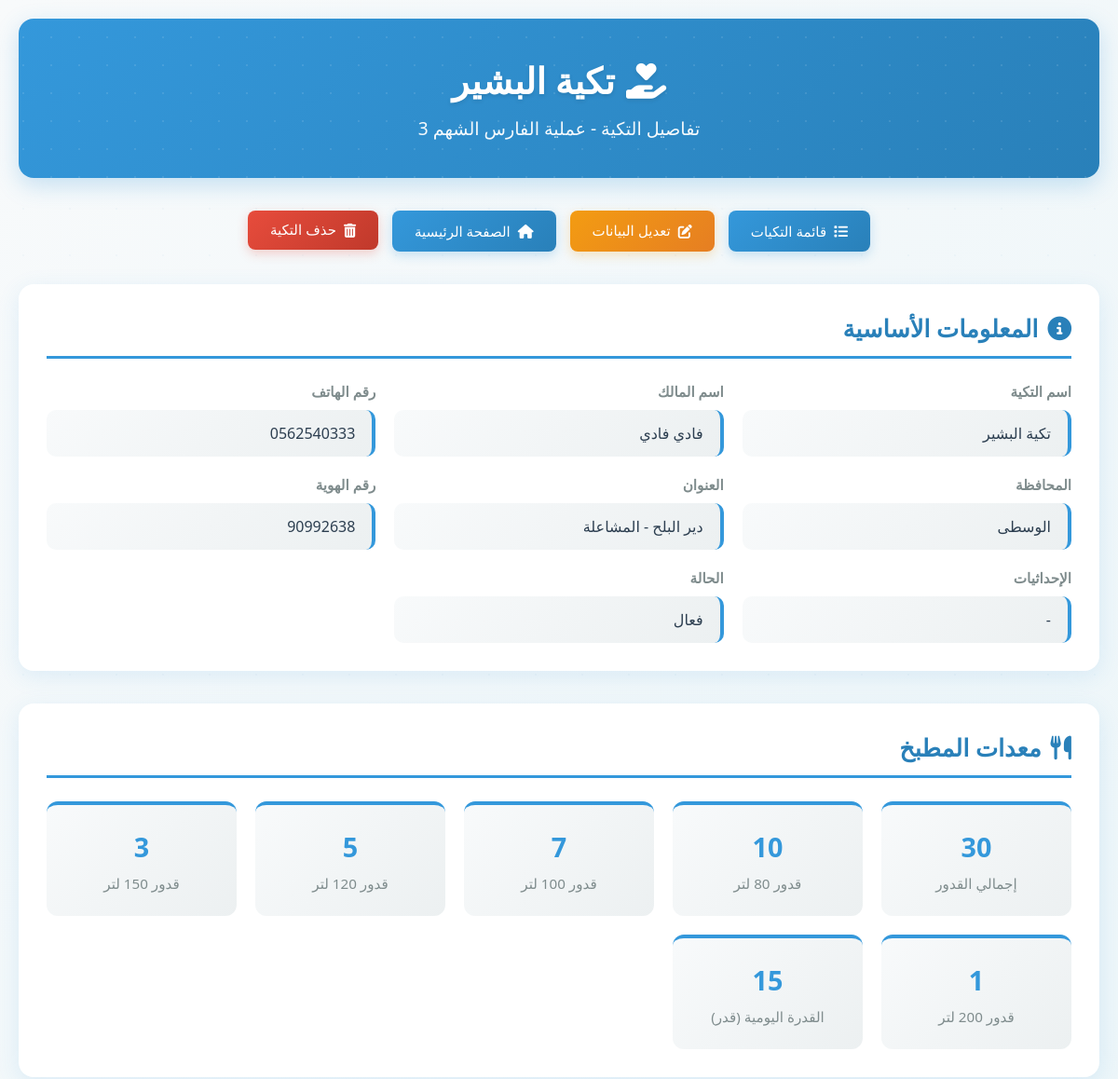
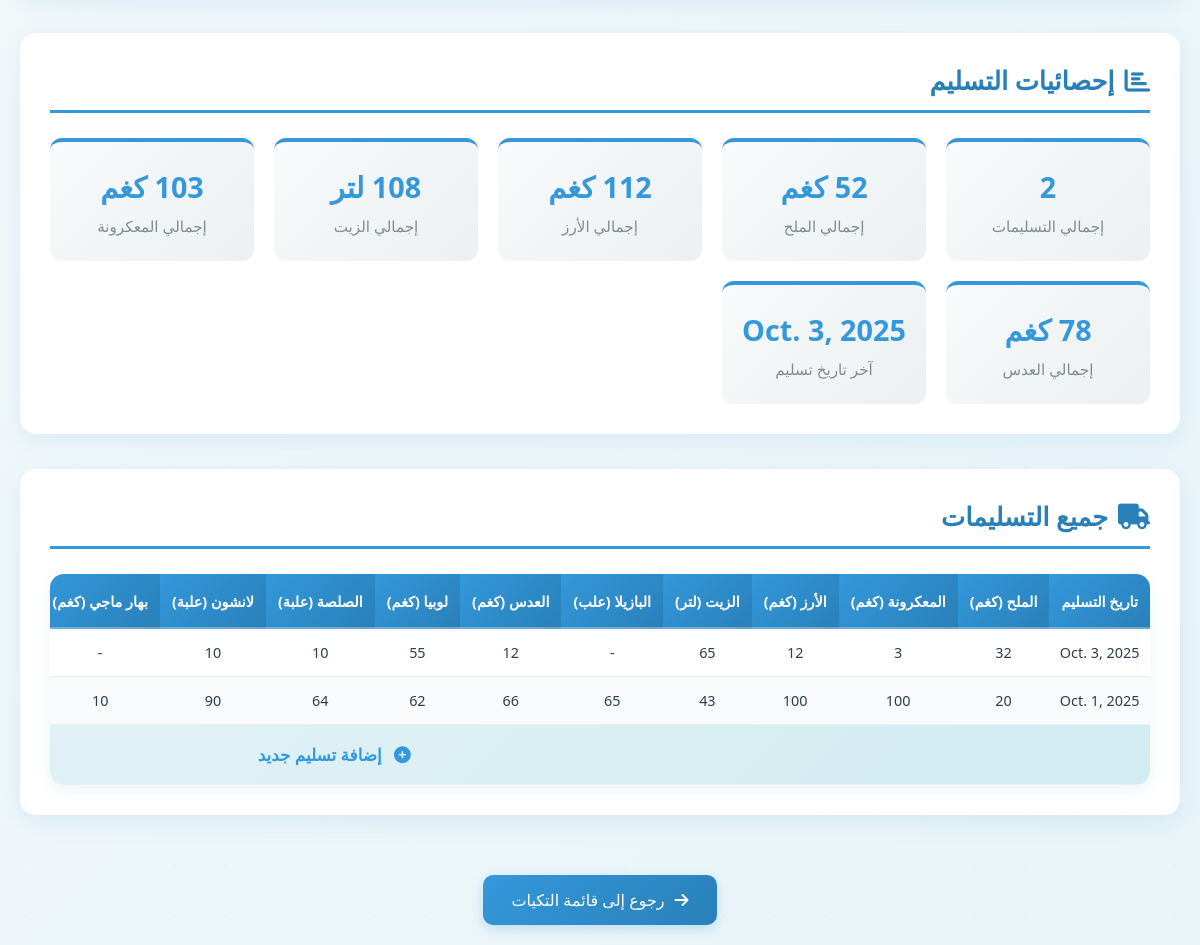
The page /takiyat/2/ (signed in) on the database its author committed (2 pictures, top to bottom).
### manegementdata/models.py (models this page shows, shortened)
class Takiya(models.Model):
    name = models.CharField(
        max_length=200,
        verbose_name="اسم المطبخ / التكية",
        null=True, blank=True
    )
    GOVERNORATE_CHOICES = [
        ("رفح", "رفح"),
        ("خان يونس", "خان يونس"),
        ("الوسطى", "المحافظة الوسطى"),
    ]
    governorate = models.CharField(
        max_length=50,
        choices=GOVERNORATE_CHOICES,
        verbose_name="المحافظة",
        null=True, blank=True
    )
    address = models.CharField(
        max_length=300,
        verbose_name="العنوان بالتفصيل",
        null=True, blank=True
    )
    owner_name = models.CharField(
        max_length=200,
        verbose_name="اسم صاحب التكية",
        null=True, blank=True
    )
    owner_id = models.CharField(
        max_length=9,
        validators=[RegexValidator(r'^\d{9}$', "رقم الهوية يجب أن يكون 9 أرقام")],
        verbose_name="رقم هوية صاحب التكية",
        null=True, blank=True
    )
    mobile_number = models.CharField(
        max_length=10,
        validators=[RegexValidator(r'^\d{10}$', "رقم الجوال يجب أن يكون 10 أرقام")],
        verbose_name="رقم الجوال",
        null=True, blank=True
    )
    coordinates = models.CharField(
        max_length=50,
        verbose_name="إحداثيات الموقع",
        null=True, blank=True
    )
    total_pots = models.PositiveIntegerField(
        verbose_name="إجمالي عدد القدور",
        null=True, blank=True
    )
    pots_80 = models.PositiveIntegerField(
        verbose_name="عدد القدور سعة 80 لتر",
        null=True, blank=True
    )
    pots_100 = models.PositiveIntegerField(
        verbose_name="عدد القدور سعة 100 لتر",
        null=True, blank=True
    )
    pots_120 = models.PositiveIntegerField(
        verbose_name="عدد القدور سعة 120 لتر",
        null=True, blank=True
    )
    pots_150 = models.PositiveIntegerField(
        verbose_name="عدد القدور سعة 150 لتر",
        null=True, blank=True
    )
    pots_200 = models.PositiveIntegerField(
        verbose_name="عدد القدور سعة 200 لتر",
        null=True, blank=True
    )
    daily_capacity = models.PositiveIntegerField(
        verbose_name="القدرة الإنتاجية اليومية (بالقدر)",
        null=True, blank=True
    )
    STATUS_CHOICES = [
        ("فعال", "فعال"),
        ("متوقف", "متوقف"),
    ]
    status = models.CharField(
        max_length=10,
        choices=STATUS_CHOICES,
        verbose_name="حالة التكية",
        null=True, blank=True
    )
    created_at = models.DateField(
        auto_now_add=True,
        verbose_name="تاريخ الإنشاء"
    )

class Taslima_takiya(models.Model):
    taslima_date = models.DateField(verbose_name="تاريخ التسليم")
    salt = models.PositiveIntegerField(null=True, blank=True, verbose_name="ملح (كيلو)")
    macaroni = models.PositiveIntegerField(null=True, blank=True, verbose_name="معكرونة (كيلو)")
    rice = models.PositiveIntegerField(null=True, blank=True, verbose_name="رز (كيلو)")
    oil = models.PositiveIntegerField(null=True, blank=True, verbose_name="زيت (لتر)")
    peas = models.PositiveIntegerField(null=True, blank=True, verbose_name="بازيلا (علبة 400 جم)")
    lentils = models.PositiveIntegerField(null=True, blank=True, verbose_name="عدس مجروش (كيلو)")
    beans = models.PositiveIntegerField(null=True, blank=True, verbose_name="لوبيا حب (كيلو)")
    sauce = models.PositiveIntegerField(null=True, blank=True, verbose_name="صلصة (علبة 800 جم)")
    luncheon = models.PositiveIntegerField(null=True, blank=True, verbose_name="لانشون (علبة 300 جم)")
    maggi_spice = models.PositiveIntegerField(null=True, blank=True, verbose_name="بهار ماجي (كيلو)")
    vegetable_soup = models.PositiveIntegerField(null=True, blank=True, verbose_name="شوربة خضار (كيلو)")
    seven_spices = models.PositiveIntegerField(null=True, blank=True, verbose_name="٧ بهارات (كيلو)")
    ghee = models.PositiveIntegerField(null=True, blank=True, verbose_name="سمنة (علبة)")
    bulgur = models.PositiveIntegerField(null=True, blank=True, verbose_name="برغل (كيلو)")
    additions = models.TextField(null=True, blank=True, verbose_name="إضافات")
    takiya = models.ForeignKey(
        Takiya,
        on_delete=models.CASCADE,
        null=True,
        blank=True,
        related_name='taslimat',
        verbose_name="التكية"
    )

### manegementdata/views.py (the view)
# urls.py: path("takiyat/<int:pk>/", views.takiya_detail, name="takiya_detail"),
@login_required(login_url='login')
def takiya_detail(request, pk):
    takiya = get_object_or_404(Takiya, pk=pk)
    all_tasleemat = takiya.taslimat.all().order_by('-taslima_date')
    latest_taslim = all_tasleemat.first() if all_tasleemat.exists() else None
    total_salt = sum(t.salt or 0 for t in all_tasleemat)
    total_macaroni = sum(t.macaroni or 0 for t in all_tasleemat)
    total_rice = sum(t.rice or 0 for t in all_tasleemat)
    total_oil = sum(t.oil or 0 for t in all_tasleemat)
    total_peas = sum(t.peas or 0 for t in all_tasleemat)
    total_lentils = sum(t.lentils or 0 for t in all_tasleemat)
    total_beans = sum(t.beans or 0 for t in all_tasleemat)
    total_sauce = sum(t.sauce or 0 for t in all_tasleemat)
    total_luncheon = sum(t.luncheon or 0 for t in all_tasleemat)
    total_maggi_spice = sum(t.maggi_spice or 0 for t in all_tasleemat)
    total_vegetable_soup = sum(t.vegetable_soup or 0 for t in all_tasleemat)
    total_seven_spices = sum(t.seven_spices or 0 for t in all_tasleemat)
    total_ghee = sum(t.ghee or 0 for t in all_tasleemat)
    total_bulgur = sum(t.bulgur or 0 for t in all_tasleemat)
    context = {
        "takiya": takiya,
        "all_tasleemat": all_tasleemat,
        "latest_taslim": latest_taslim,
        "total_deliveries": all_tasleemat.count(),
        "total_salt": total_salt,
        "total_macaroni": total_macaroni,
        "total_rice": total_rice,
        "total_oil": total_oil,
        "total_peas": total_peas,
        "total_lentils": total_lentils,
        "total_beans": total_beans,
        "total_sauce": total_sauce,
        "total_luncheon": total_luncheon,
        "total_maggi_spice": total_maggi_spice,
        "total_vegetable_soup": total_vegetable_soup,
        "total_seven_spices": total_seven_spices,
        "total_ghee": total_ghee,
        "total_bulgur": total_bulgur,
        "governorate_choices": Takiya.GOVERNORATE_CHOICES,
        "status_choices": Takiya.STATUS_CHOICES,
        "total_pots_all": (takiya.pots_80 or 0) + (takiya.pots_100 or 0) +
                         (takiya.pots_120 or 0) + (takiya.pots_150 or 0) +
                         (takiya.pots_200 or 0),
    }
    return render(request, "takiya_detail.html", context)

### manegementdata/templates/takiya_detail.html (shortened to what this page needs)
{% load static %}
<!DOCTYPE html>
<html lang="ar" dir="rtl">
<head>
    <link rel="stylesheet" href="https://cdnjs.cloudflare.com/ajax/libs/font-awesome/6.5.0/css/all.min.css">
</head>
<body>
    <div class="container">
        <div class="header">
            <h1 id="takiya-name"><i class="fas fa-hand-holding-heart" style="margin-left: 12px;"></i>{{ takiya.name }}</h1>
            <div class="subtitle">تفاصيل التكية - عملية الفارس الشهم 3</div>
        </div>
        <nav class="nav-buttons">
            <a href="{% url 'takiyat_list' %}" class="nav-btn">
                <i class="fas fa-list"></i>
                قائمة التكيات
            </a>
            <button class="nav-btn edit" id="edit-toggle-btn">
                <i class="fas fa-edit"></i>
                تعديل البيانات
            </button>
            <a href="{% url 'index' %}" class="nav-btn">
                <i class="fas fa-home"></i>
                الصفحة الرئيسية
            </a>
            <form action="{% url 'delete_takiya' takiya.id %}" method="POST" style="display:inline;" onsubmit="return confirm('هل أنت متأكد أنك تريد حذف هذه التكية؟ سيتم حذف جميع التسليمات المرتبطة بها.')">
                <button type="submit" class="nav-btn danger">
                    <i class="fas fa-trash-alt"></i>
                    حذف التكية
                </button>
            </form>
        </nav>
        <div class="card">
            <h2><i class="fas fa-info-circle"></i> المعلومات الأساسية</h2>
            <div class="info-grid" id="info-grid">
                <div class="info-item">
                    <span class="info-label">اسم التكية</span>
                    <div class="info-value" id="field-name">{{ takiya.name|default:"-" }}</div>
                </div>
                <div class="info-item">
                    <span class="info-label">اسم المالك</span>
                    <div class="info-value" id="field-owner_name">{{ takiya.owner_name|default:"-" }}</div>
                </div>
                <div class="info-item">
                    <span class="info-label">رقم الهاتف</span>
                    <div class="info-value" id="field-mobile_number">{{ takiya.mobile_number|default:"-" }}</div>
                </div>
                <div class="info-item">
                    <span class="info-label">المحافظة</span>
                    <div class="info-value" id="field-governorate">{{ takiya.governorate|default:"-" }}</div>
                </div>
                <div class="info-item">
                    <span class="info-label">العنوان</span>
                    <div class="info-value" id="field-address">{{ takiya.address|default:"-" }}</div>
                </div>
                <div class="info-item">
                    <span class="info-label">رقم الهوية</span>
                    <div class="info-value" id="field-owner_id">{{ takiya.owner_id|default:"-" }}</div>
                </div>
                <div class="info-item">
                    <span class="info-label">الإحداثيات</span>
                    <div class="info-value" id="field-coordinates">{{ takiya.coordinates|default:"-" }}</div>
                </div>
                <div class="info-item">
                    <span class="info-label">الحالة</span>
                    <div class="info-value" id="field-status">{{ takiya.status|default:"-" }}</div>
                </div>
            </div>
        </div>
        <div class="card">
            <h2><i class="fas fa-utensils"></i> معدات المطبخ</h2>
            <div class="stats-grid" id="equipment-grid">
                <div class="stat-item">
                    <div class="stat-value" id="field-total_pots">{{ takiya.total_pots|default:"0" }}</div>
                    <div class="stat-label">إجمالي القدور</div>
                </div>
                <div class="stat-item">
                    <div class="stat-value" id="field-pots_80">{{ takiya.pots_80|default:"0" }}</div>
                    <div class="stat-label">قدور 80 لتر</div>
                </div>
                <div class="stat-item">
                    <div class="stat-value" id="field-pots_100">{{ takiya.pots_100|default:"0" }}</div>
                    <div class="stat-label">قدور 100 لتر</div>
                </div>
                <div class="stat-item">
                    <div class="stat-value" id="field-pots_120">{{ takiya.pots_120|default:"0" }}</div>
                    <div class="stat-label">قدور 120 لتر</div>
                </div>
                <div class="stat-item">
                    <div class="stat-value" id="field-pots_150">{{ takiya.pots_150|default:"0" }}</div>
                    <div class="stat-label">قدور 150 لتر</div>
                </div>
                <div class="stat-item">
                    <div class="stat-value" id="field-pots_200">{{ takiya.pots_200|default:"0" }}</div>
                    <div class="stat-label">قدور 200 لتر</div>
                </div>
                <div class="stat-item">
                    <div class="stat-value" id="field-daily_capacity">{{ takiya.daily_capacity|default:"0" }}</div>
                    <div class="stat-label">القدرة اليومية (قدر)</div>
                </div>
            </div>
        </div>
        <div class="card">
            <h2><i class="fas fa-chart-bar"></i> إحصائيات التسليم</h2>
            <div class="stats-grid">
                <div class="stat-item">
                    <div class="stat-value">{{ total_deliveries }}</div>
                    <div class="stat-label">إجمالي التسليمات</div>
                </div>
                <div class="stat-item">
                    <div class="stat-value">{{ total_salt }} كغم</div>
                    <div class="stat-label">إجمالي الملح</div>
                </div>
                <div class="stat-item">
                    <div class="stat-value">{{ total_rice }} كغم</div>
                    <div class="stat-label">إجمالي الأرز</div>
                </div>
                <div class="stat-item">
                    <div class="stat-value">{{ total_oil }} لتر</div>
                    <div class="stat-label">إجمالي الزيت</div>
                </div>
                <div class="stat-item">
                    <div class="stat-value">{{ total_macaroni }} كغم</div>
                    <div class="stat-label">إجمالي المعكرونة</div>
                </div>
                <div class="stat-item">
                    <div class="stat-value">{{ total_lentils }} كغم</div>
                    <div class="stat-label">إجمالي العدس</div>
                </div>
                <div class="stat-item">
                    <div class="stat-value">
                        {% if latest_taslim %}
                            {{ latest_taslim.taslima_date }}
                        {% else %}
                            -
                        {% endif %}
                    </div>
                    <div class="stat-label">آخر تاريخ تسليم</div>
                </div>
            </div>
        </div>
        <div class="card">
            <h2><i class="fas fa-truck"></i> جميع التسليمات</h2>
            <div class="table-container">
                <table class="data-table" id="delivery-table">
                    <thead>
                        <tr>
                            <th>تاريخ التسليم</th>
                            <th>الملح (كغم)</th>
                            <th>المعكرونة (كغم)</th>
                            <th>الأرز (كغم)</th>
                            <th>الزيت (لتر)</th>
                            <th>البازيلا (علب)</th>
                            <th>العدس (كغم)</th>
                            <th>لوبيا (كغم)</th>
                            <th>الصلصة (علبة)</th>
                            <th>لانشون (علبة)</th>
                            <th>بهار ماجي (كغم)</th>
                        </tr>
                    </thead>
                    <tbody id="delivery-body">
                        {% for taslim in all_tasleemat %}
                        <tr>
                            <td>{{ taslim.taslima_date }}</td>
                            <td>{{ taslim.salt|default:"-" }}</td>
                            <td>{{ taslim.macaroni|default:"-" }}</td>
                            <td>{{ taslim.rice|default:"-" }}</td>
                            <td>{{ taslim.oil|default:"-" }}</td>
                            <td>{{ taslim.peas|default:"-" }}</td>
                            <td>{{ taslim.lentils|default:"-" }}</td>
                            <td>{{ taslim.beans|default:"-" }}</td>
                            <td>{{ taslim.sauce|default:"-" }}</td>
                            <td>{{ taslim.luncheon|default:"-" }}</td>
                            <td>{{ taslim.maggi_spice|default:"-" }}</td>
                        </tr>
                        {% endfor %}
                    </tbody>
                    <tfoot>
                        <tr class="add-row" id="add-row" onclick="showNewRow()">
                            <td colspan="16">
                                <i class="fas fa-plus-circle" style="margin-left: 8px;"></i>
                                إضافة تسليم جديد
                            </td>
                        </tr>
                    </tfoot>
                </table>
            </div>
        </div>
        <div style="text-align: center;">
            <a href="{% url 'takiyat_list' %}" class="back-link">
                <i class="fas fa-arrow-right"></i>
                رجوع إلى قائمة التكيات
            </a>
        </div>
    </div>
</body>
</html>

### rows shown on the page
Takiya: name "تكية البشير", owner_name "فادي فادي", mobile_number "0562540333", governorate "الوسطى", address "دير البلح - المشاعلة", owner_id "90992638", coordinates "-", status "فعال", total_pots "30", pots_80 "10", pots_100 "7", pots_120 "5", pots_150 "3", pots_200 "1", daily_capacity "15"
Taslima_takiya: taslima_date "Oct. 3, 2025", salt "32", macaroni "3", rice "12", oil "65", peas "-", lentils "12", beans "55", sauce "10", luncheon "10", maggi_spice "-"
Taslima_takiya: taslima_date "Oct. 1, 2025", salt "20", macaroni "100", rice "100", oil "43", peas "65", lentils "66", beans "62", sauce "64", luncheon "90", maggi_spice "10"

### other values the page prints
{{ total_deliveries }} "2"
{{ total_salt }} "52"
{{ total_rice }} "112"
{{ total_macaroni }} "103"
{{ total_lentils }} "78"
